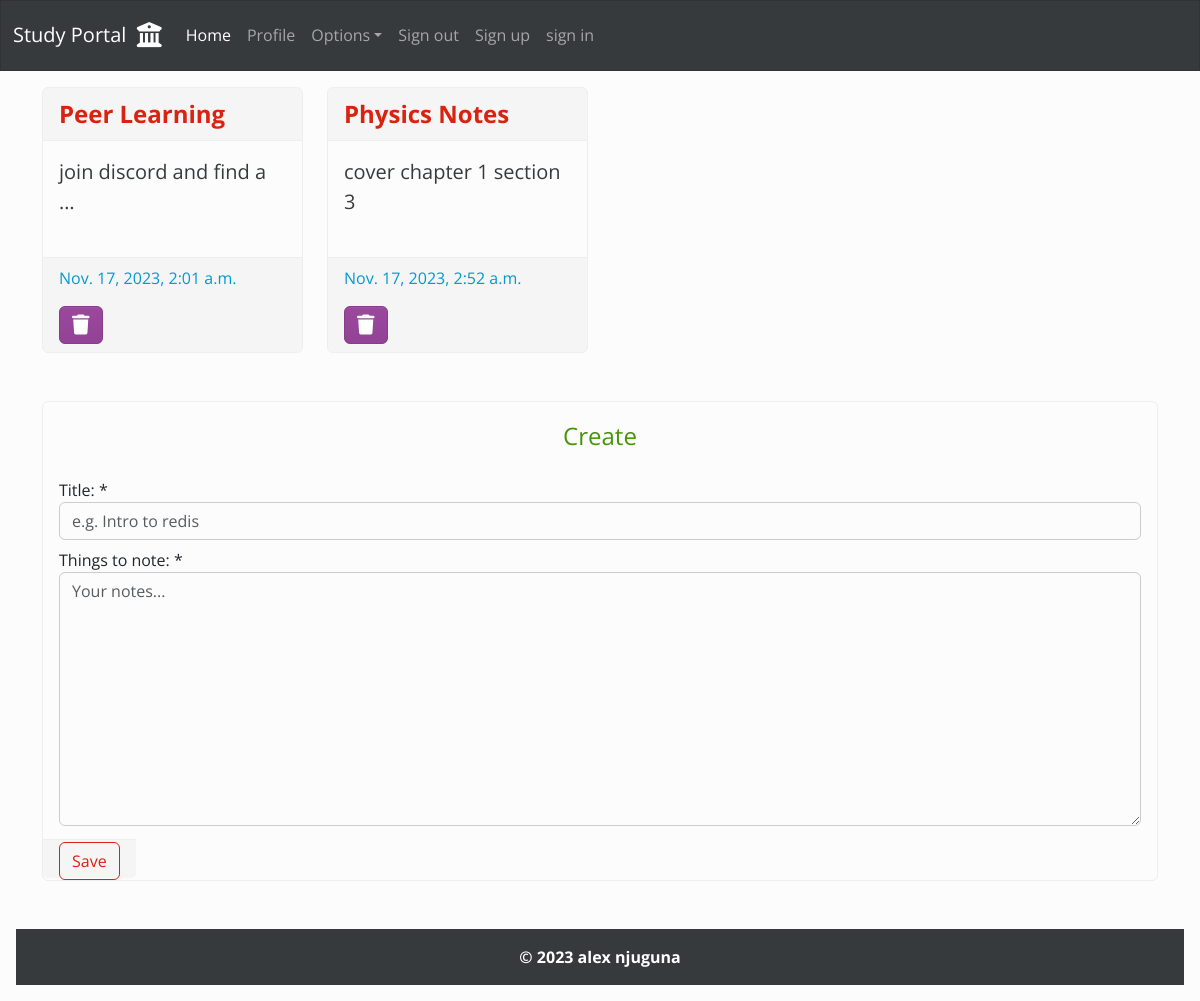
/note/ (signed in), run on an earlier commit of the app's database.
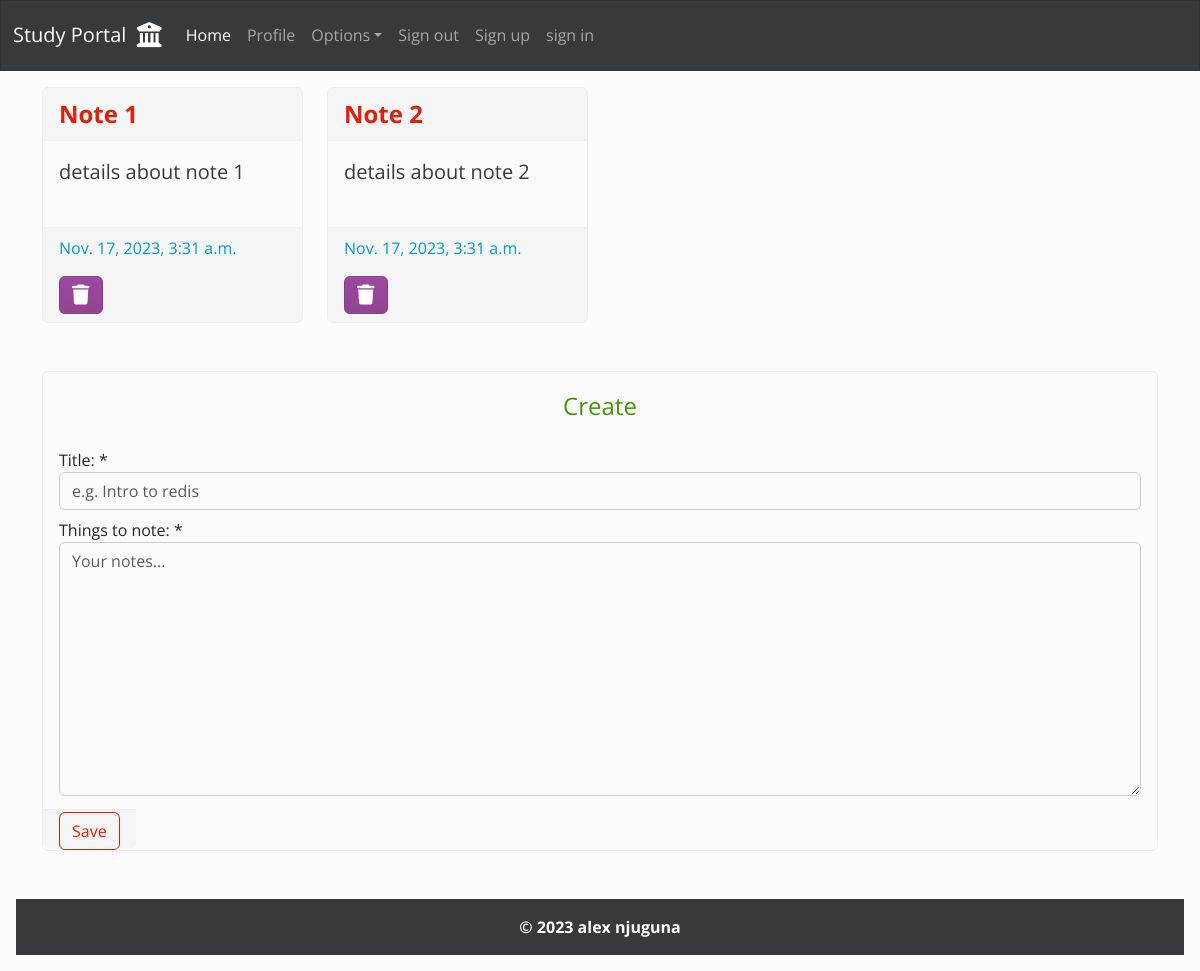
And on a later commit of the database.
### note/models.py (models this page shows, shortened)
class Note(models.Model):
    user = models.ForeignKey(User, on_delete=models.CASCADE)
    title = models.CharField(max_length=80)
    description = models.TextField()
    created_at = models.DateTimeField(auto_now_add=True)

### note/views.py (the view)
# urls.py: path("", views.home, name="home")
def home(request):
    notes = Note.objects.filter(user=request.user)
    if request.method == "POST":
        form = AddNoteForm(request.POST)
        if form.is_valid():
            user = request.user
            title = title=form.cleaned_data.get("title")
            description=form.cleaned_data.get("description")
            note = Note(user=user, title=title, description=description)
            note.save()
            messages.success(request, f"Note: {title} saved")
            return redirect("note:home")
    else:
        form = AddNoteForm()
    return render(request, "note/home.html", {
        "notes": notes,
        "title": "notes",
        "form": form
    })

### note/forms.py
class AddNoteForm(forms.ModelForm):
    class Meta:
        model = Note
        fields = ["title", "description"]
        labels = {
            "title": "Title: ",
            "description": "Things to note: "
        }
        widgets = {
            "title": forms.TextInput(attrs={
                "class": "form-group mb-2",
                "placeholder": "e.g. Intro to redis"
                }),
            "description": forms.Textarea(attrs={
                "class": "form-group",
                "placeholder": "Your notes..."
            })
        }

### note/templates/note/home.html (shortened to what this page needs)
{% extends 'dashboard/base.html' %}
{% load crispy_forms_tags %}
{% block content %}
    {% if notes %}
        <div class="container mb-5 mt-3">
            <div class="row">
                {% for note in notes %}
                    <div class="col-md-3">
                        <div class="card mb-4 h-100">
                            <a class="text-decoration-none" href="{% url 'note:note_detail' note.id %}">
                                <div class="card-header text-capitalize text-primary fw-bold fs-4">
                                    {{ note.title }}
                                </div>
                                <div class="card-body fs-5 text-dark">
                                    {{ note.description|truncatewords:5 }}
                                </div>
                            </a>
                            <div class="card-footer mt-auto">
                                <p class="text-info">
                                    {{ note.created_at }}
                                </p>
                                <a class="btn btn-danger" href="{% url 'note:note_delete' note.id %}">
                                    <i class="fa-solid fa-trash fa-lg"></i>
                                </a>
                            </div>
                        </div>
                    </div>
                {% endfor %}
            </div>
        </div>
    {% else %}
        <h2 class="alert alert-info mt-3">No notes saved at the moment</h2>
    {% endif %}
    <div class="container-sm mt-5" style="margin-bottom: 120px;">
        <div class="card">
            <fieldset>
                <legend class="card-title text-center text-success mt-3">
                    Create
                </legend>
            </fieldset>
            <form class="form-group" action="" method="post" autocomplete="off">
                <fieldset class="card-body">
                    {{ form|crispy }}
                </fieldset>
                <fieldest class="card-footer mt-auto">
                    <button class="btn btn-outline-primary text-center" type="submit">
                        Save
                    </button>
                </fieldest>
            </form>
        </div>
    </div>
{% endblock content %}

### dashboard/templates/dashboard/base.html (shortened to what this page needs)
{% load static %}
<!DOCTYPE html>
<html lang="en">
<head>
    <link rel="stylesheet" href="{% static 'dashboard/css/bootstrap.min.css' %}">
    <link rel="stylesheet" href="https://cdnjs.cloudflare.com/ajax/libs/font-awesome/6.4.2/css/all.min.css"
 />
</head>
<body>
    {% include 'navbar.html' %}
    {% block content %}
    {% endblock content %}
    <div class="p-3 mt-4" style="position: fixed; bottom: 0; width: 100%;">
        <footer>
            <div class="bg-dark text-center text-light py-3">
                <p class="mb-0"><strong>&copy; {% now "Y" %} alex njuguna</strong></p>
            </div>
        </footer>
    </div>
</body>
</html>

### dashboard/templates/navbar.html (shortened to what this page needs)
<nav class="navbar navbar-expand-lg bg-dark" data-bs-theme="dark">
    <div class="container-fluid">
        <a class="navbar-brand" href="{% url 'dashboard:home' %}">Study Portal &nbsp;<i class="fa-solid fa-building-columns fa-lg"></i></a>
        <div class="collapse navbar-collapse" id="navbarColor02">
            <ul class="navbar-nav me-auto">
                <li class="nav-item">
                    <a class="nav-link active" href="{% url 'dashboard:home' %}">Home
                    </a>
                </li>
                <li class="nav-item">
                    <a class="nav-link" href="#">Profile</a>
                </li>
                <li class="nav-item dropdown">
                    <a class="nav-link dropdown-toggle" data-bs-toggle="dropdown" href="#" role="button"
                        aria-haspopup="true" aria-expanded="false">Options</a>
                </li>
                <li class="nav-item">
                    <a class="nav-link" href="#">Sign out</a>
                </li>
                <li class="nav-item">
                    <a class="nav-link" href="#">Sign up</a>
                </li>
                <li class="nav-item">
                    <a class="nav-link" href="#">sign in</a>
                </li>
            </ul>
        </div>
    </div>
</nav>

What changed in the data, as far as the page shows it:
removed Note: title "Peer Learning", description "join discord and find a …", created_at "Nov. 17, 2023, 2:01 a.m."
removed Note: title "Physics Notes", description "cover chapter 1 section 3", created_at "Nov. 17, 2023, 2:52 a.m."
added Note: title "Note 1", description "details about note 1", created_at "Nov. 17, 2023, 3:31 a.m."
added Note: title "Note 2", description "details about note 2", created_at "Nov. 17, 2023, 3:31 a.m."
